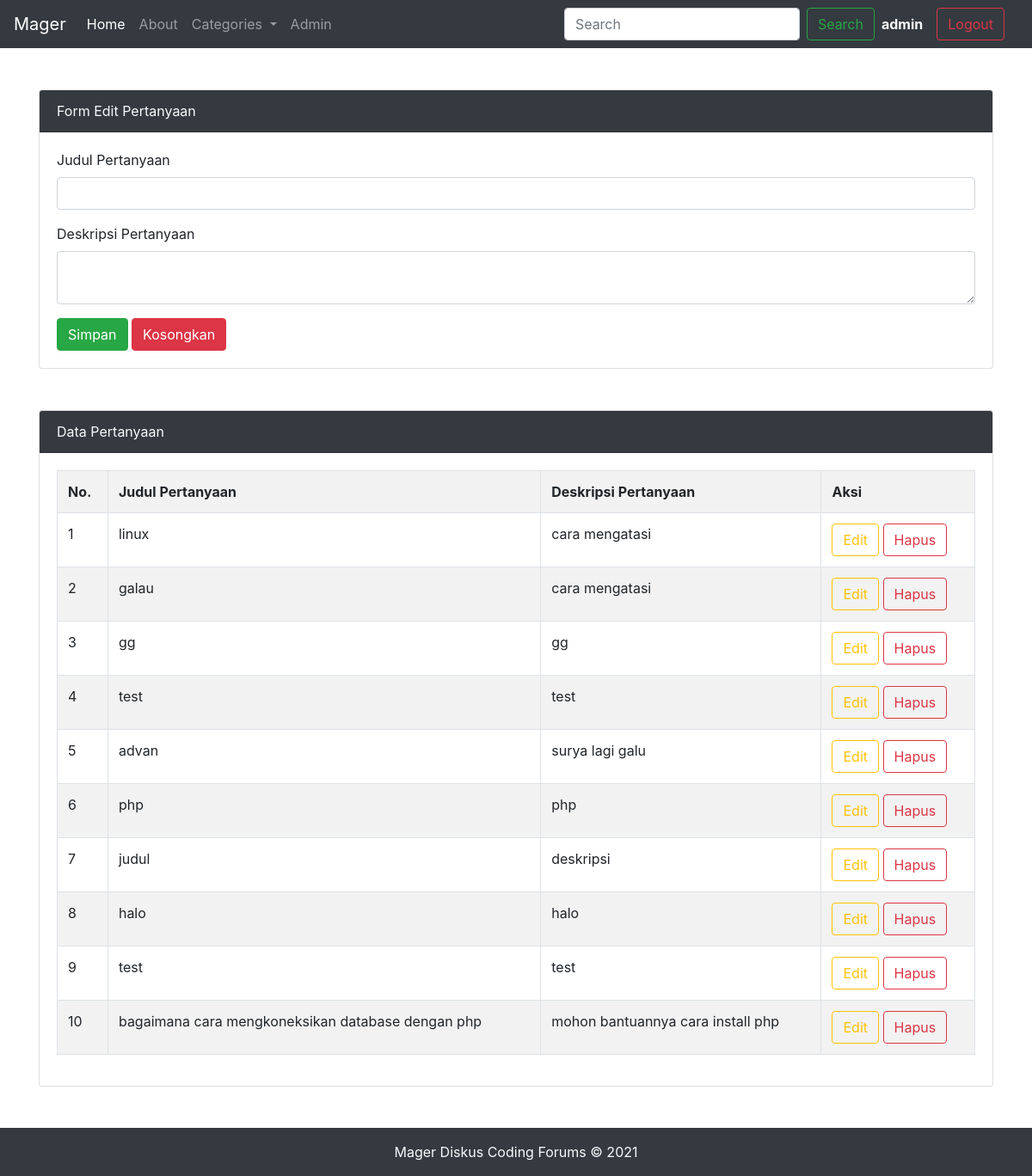
Screenshot of /admin.php (signed in) with the database file from the repository.
### tables this page shows
CREATE TABLE `tbl_pertanyaan` (
  `id_pertanyaan` int(7) NOT NULL,
  `judul_pertanyaan` text NOT NULL,
  `desk_pertanyaan` text NOT NULL,
  `pertanyaan_kat_id` int(7) NOT NULL,
  `pertanyaan_user_id` int(7) NOT NULL,
  `waktu_pertanyaan` datetime NOT NULL DEFAULT current_timestamp()
);

### admin.php (the view, shortened to what this page needs)
<?php
  include 'assets/_koneksi.php';
?>
<!doctype html>
<html lang="en">
<head>
    <link rel="stylesheet" href="https://maxcdn.bootstrapcdn.com/bootstrap/4.0.0/css/bootstrap.min.css"
>
</head>
<body>
    <?php include 'assets/_header.php';?>
    <div class="container">
        <div class="card mt-5 mb-5">
            <div class="card-header bg-dark text-light">
                Form Edit Pertanyaan
            </div>
            <div class="card-body">
                <form method="post" action="">
                    <div class="form-group">
                        <label>Judul Pertanyaan</label>
                        <input type="text" name="tjudul" value="<?=$vjudul?>" class="form-control">
                    </div>
                    <div class="form-group">
                        <label>Deskripsi Pertanyaan</label>
                        <textarea class="form-control" name="tdeskripsi" ><?=$vdesk?></textarea>
                    </div>
                    <button type="submit" class="btn btn-success" name="bsimpan">Simpan</button>
                    <a href="admin.php" class="btn btn-danger"> Kosongkan </a>
                </form>
            </div>
        </div>
        <div class="card mt-5 mb-5">
            <div class="card-header bg-dark text-light">
                Data Pertanyaan
            </div>
            <div class="card-body">
                <table class="table table-bordered table-striped">
                    <tr>
                        <th>No.</th>
                        <th>Judul Pertanyaan</th>
                        <th>Deskripsi Pertanyaan</th>
                        <th>Aksi</th>
                    </tr>
                    <?php
                        $no = 1;
                        $tampil = mysqli_query($conn, "SELECT * FROM tbl_pertanyaan ORDER BY id_pertanyaan DESC");
                        while($data = mysqli_fetch_array($tampil)) :
                    ?>
                    <tr>
                        <td><?=$no++?></td>
                        <td><?=$data['judul_pertanyaan']?></td>
                        <td><?=$data['desk_pertanyaan']?></td>
                        <td>
                            <a href="admin.php?hal=edit&id=<?=$data['id_pertanyaan']?>" class="btn btn-outline-warning"> Edit </a>
                            <a href="admin.php?hal=hapus&id=<?=$data['id_pertanyaan']?>" onclick="return confirm('Apakah anda yakin ingin menghapus data ini?')" class="btn btn-outline-danger"> Hapus </a>
                        </td>
                    </tr>
                        <?php endwhile; ?>
                </table>
            </div>
        </div>
    </div>
        <?php include 'assets/_footer.php';?>
</body>
</html>

### rows the page displays
tbl_pertanyaan: judul_pertanyaan "linux", desk_pertanyaan "cara mengatasi"
tbl_pertanyaan: judul_pertanyaan "galau", desk_pertanyaan "cara mengatasi"
tbl_pertanyaan: judul_pertanyaan "gg", desk_pertanyaan "gg"
tbl_pertanyaan: judul_pertanyaan "test", desk_pertanyaan "test"
tbl_pertanyaan: judul_pertanyaan "advan", desk_pertanyaan "surya lagi galu"
tbl_pertanyaan: judul_pertanyaan "php", desk_pertanyaan "php"
tbl_pertanyaan: judul_pertanyaan "judul", desk_pertanyaan "deskripsi"
tbl_pertanyaan: judul_pertanyaan "halo", desk_pertanyaan "halo"
tbl_pertanyaan: judul_pertanyaan "test", desk_pertanyaan "test"
tbl_pertanyaan: judul_pertanyaan "bagaimana cara mengkoneksikan database dengan php", desk_pertanyaan "mohon bantuannya cara install php"

### other values shown
$_SESSION['useremail'] "admin"
